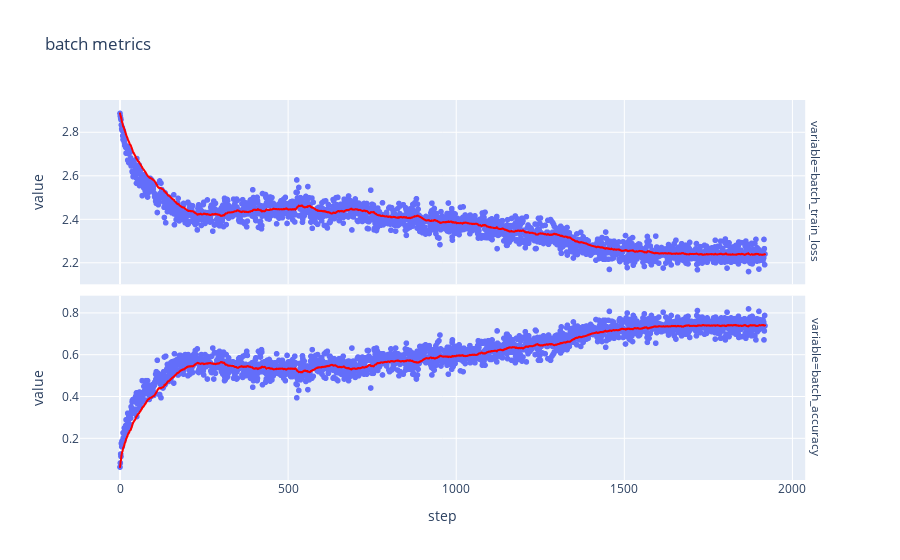

The cell this chart's notebook holds for it:
### Code cell
full_dataset = CMIDataset("full_dataset")
full_dataset_loader = DL(full_dataset, BATCH_SIZE, shuffle=True)
model, full_train_metrics, checkpoints = mk_model_and_fit(
    full_dataset_loader,
    mk_scheduler=partial(
        torch.optim.lr_scheduler.OneCycleLR,
        max_lr=max_lr / 2,
        div_factor=MAX_LR_TO_MIN_DIV_FACTOR,
        epochs=TRAINING_EPOCHS,
        steps_per_epoch=len(full_dataset_loader),
    )
)
plt_full_dataset_training_metrics(full_train_metrics)

### Figure 1 — Plotly figure (JSON) as saved in the notebook; plotly's stock layout.template omitted (floating-point values rounded to 4 significant figures; data arrays with more than 128 entries replaced by an {"elided": "..."} marker saying what was removed)
{"data": [{"hovertemplate": "variable=batch_train_loss<br>step=%{x}<br>value=%{y}<extra></extra>", "legendgroup": "", "marker": {"color": "#636efa", "symbol": "circle"}, "mode": "markers", "name": "", "showlegend": false, "type": "scattergl", "x": {"elided": "1920 int values"}, "xaxis": "x2", "y": {"elided": "1920 float values"}, "yaxis": "y2"}, {"hovertemplate": "<b>Exponentially Weighted mean trendline</b><br><br>variable=batch_train_loss<br>step=%{x}<br>value=%{y} <b>(trend)</b><extra></extra>", "legendgroup": "", "line": {"color": "red"}, "marker": {"color": "#636efa", "symbol": "circle"}, "mode": "lines", "name": "", "showlegend": false, "type": "scattergl", "x": {"elided": "1920 int values"}, "xaxis": "x2", "y": {"elided": "1920 float values"}, "yaxis": "y2"}, {"hovertemplate": "variable=batch_accuracy<br>step=%{x}<br>value=%{y}<extra></extra>", "legendgroup": "", "marker": {"color": "#636efa", "symbol": "circle"}, "mode": "markers", "name": "", "showlegend": false, "type": "scattergl", "x": {"elided": "1920 int values"}, "xaxis": "x", "y": {"elided": "1920 float values"}, "yaxis": "y"}, {"hovertemplate": "<b>Exponentially Weighted mean trendline</b><br><br>variable=batch_accuracy<br>step=%{x}<br>value=%{y} <b>(trend)</b><extra></extra>", "legendgroup": "", "line": {"color": "red"}, "marker": {"color": "#636efa", "symbol": "circle"}, "mode": "lines", "name": "", "showlegend": false, "type": "scattergl", "x": {"elided": "1920 int values"}, "xaxis": "x", "y": {"elided": "1920 float values"}, "yaxis": "y"}], "layout": {"annotations": [{"font": {}, "showarrow": false, "text": "variable=batch_accuracy", "textangle": 90, "x": 0.98, "xanchor": "left", "xref": "paper", "y": 0.2425, "yanchor": "middle", "yref": "paper"}, {"font": {}, "showarrow": false, "text": "variable=batch_train_loss", "textangle": 90, "x": 0.98, "xanchor": "left", "xref": "paper", "y": 0.7575, "yanchor": "middle", "yref": "paper"}], "legend": {"tracegroupgap": 0}, "title": {"text": "batch metrics"}, "xaxis": {"anchor": "y", "domain": [0, 0.98], "title": {"text": "step"}}, "xaxis2": {"anchor": "y2", "domain": [0, 0.98], "matches": "x", "showticklabels": false}, "yaxis": {"anchor": "x", "domain": [0, 0.485], "title": {"text": "value"}}, "yaxis2": {"anchor": "x2", "domain": [0.515, 1], "title": {"text": "value"}}}}
